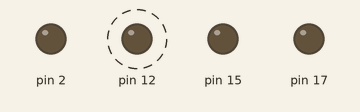
This sketch was run on a simulated Arduino Uno, built with avr-gcc and run on an emulated ATmega328P. Parts: output pins drawn as LEDs (lit = HIGH). Dashed ring = blinking. What the sketch prints to the serial monitor is not drawn.

Above: at 0.2 s.
Timing chart, 0 to 3.0 s (numbered marks = the images above):
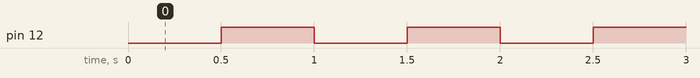

The sketch:

struct1.ino
```cpp
struct LED {
  String name;
  int iot = 12;
  int ntp = 15;
  int wifi = 2;
  int bt  = 17;
};

struct LED led1,led2;

void setup() {
  Serial.begin(9600);
  pinMode(led1.iot,OUTPUT);
  pinMode(led1.ntp,OUTPUT);
  pinMode(led1.wifi,OUTPUT);
  pinMode(led1.bt,OUTPUT);
  led1.name = "Design by Gigi";
}

void loop() {
  Serial.print("Hello"+  led1.name);

  digitalWrite(led1.iot, LOW);
  delay(500);
  digitalWrite(led1.iot,HIGH);
  delay(500);

}
```

Measured:
- by itself, pin 12: alternates HIGH for 0.50 s and LOW for 0.50 s
